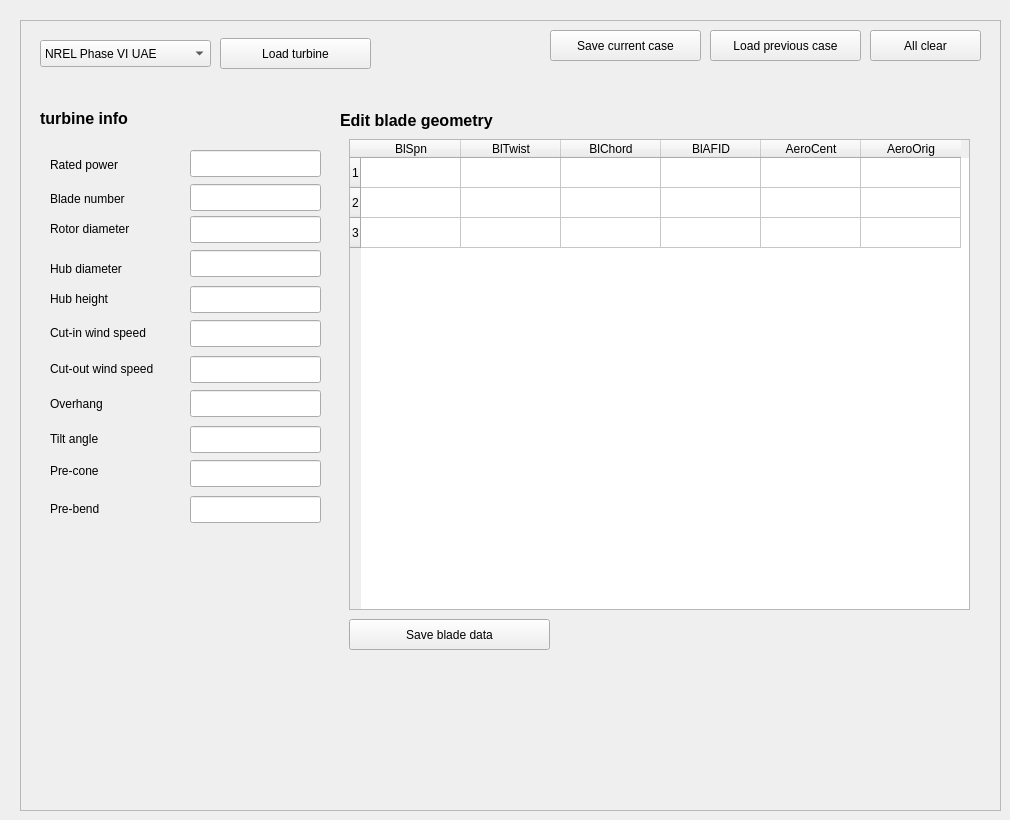
    <widget class="QWidget" name="tab_4">
     <attribute name="title">
      <string>Main options</string>
     </attribute>
     <widget class="QFrame" name="frame">
      <property name="geometry">
       <rect>
        <x>20</x>
        <y>20</y>
        <width>981</width>
        <height>791</height>
       </rect>
      </property>
      <property name="frameShape">
       <enum>QFrame::StyledPanel</enum>
      </property>
      <property name="frameShadow">
       <enum>QFrame::Raised</enum>
      </property>
      <widget class="QWidget" name="widget" native="true">
       <property name="geometry">
        <rect>
         <x>20</x>
         <y>110</y>
         <width>291</width>
         <height>421</height>
        </rect>
       </property>
       <widget class="QLabel" name="label_4">
        <property name="geometry">
         <rect>
          <x>10</x>
          <y>26</y>
          <width>121</width>
          <height>17</height>
         </rect>
        </property>
        <property name="text">
         <string>Rated power</string>
        </property>
       </widget>
       <widget class="QLineEdit" name="lineEdit_13">
        <property name="geometry">
         <rect>
          <x>150</x>
          <y>20</y>
          <width>131</width>
          <height>27</height>
         </rect>
        </property>
       </widget>
       <widget class="QLineEdit" name="lineEdit_14">
        <property name="geometry">
         <rect>
          <x>150</x>
          <y>54</y>
          <width>131</width>
          <height>27</height>
         </rect>
        </property>
       </widget>
       <widget class="QLabel" name="label_16">
        <property name="geometry">
         <rect>
          <x>10</x>
          <y>60</y>
          <width>121</width>
          <height>17</height>
         </rect>
        </property>
        <property name="text">
         <string>Blade number</string>
        </property>
       </widget>
       <widget class="QLineEdit" name="lineEdit_55">
        <property name="geometry">
         <rect>
          <x>150</x>
          <y>86</y>
          <width>131</width>
          <height>27</height>
         </rect>
        </property>
       </widget>
       <widget class="QLineEdit" name="lineEdit_56">
        <property name="geometry">
         <rect>
          <x>150</x>
          <y>120</y>
          <width>131</width>
          <height>27</height>
         </rect>
        </property>
       </widget>
       <widget class="QLineEdit" name="lineEdit_57">
        <property name="geometry">
         <rect>
          <x>150</x>
          <y>156</y>
          <width>131</width>
          <height>27</height>
         </rect>
        </property>
       </widget>
       <widget class="QLineEdit" name="lineEdit_58">
        <property name="geometry">
         <rect>
          <x>150</x>
          <y>190</y>
          <width>131</width>
          <height>27</height>
         </rect>
        </property>
       </widget>
       <widget class="QLineEdit" name="lineEdit_59">
        <property name="geometry">
         <rect>
          <x>150</x>
          <y>226</y>
          <width>131</width>
          <height>27</height>
         </rect>
        </property>
       </widget>
       <widget class="QLineEdit" name="lineEdit_60">
        <property name="geometry">
         <rect>
          <x>150</x>
          <y>260</y>
          <width>131</width>
          <height>27</height>
         </rect>
        </property>
       </widget>
       <widget class="QLineEdit" name="lineEdit_61">
        <property name="geometry">
         <rect>
          <x>150</x>
          <y>296</y>
          <width>131</width>
          <height>27</height>
         </rect>
        </property>
       </widget>
       <widget class="QLineEdit" name="lineEdit_62">
        <property name="geometry">
         <rect>
          <x>150</x>
          <y>330</y>
          <width>131</width>
          <height>27</height>
         </rect>
        </property>
       </widget>
       <widget class="QLabel" name="label_80">
        <property name="geometry">
         <rect>
          <x>10</x>
          <y>90</y>
          <width>121</width>
          <height>17</height>
         </rect>
        </property>
        <property name="text">
         <string>Rotor diameter</string>
        </property>
       </widget>
       <widget class="QLabel" name="label_81">
        <property name="geometry">
         <rect>
          <x>10</x>
          <y>130</y>
          <width>121</width>
          <height>17</height>
         </rect>
        </property>
        <property name="text">
         <string>Hub diameter</string>
        </property>
       </widget>
       <widget class="QLabel" name="label_82">
        <property name="geometry">
         <rect>
          <x>10</x>
          <y>160</y>
          <width>121</width>
          <height>17</height>
         </rect>
        </property>
        <property name="text">
         <string>Hub height</string>
        </property>
       </widget>
       <widget class="QLabel" name="label_83">
        <property name="geometry">
         <rect>
          <x>10</x>
          <y>194</y>
          <width>121</width>
          <height>17</height>
         </rect>
        </property>
        <property name="text">
         <string>Cut-in wind speed</string>
        </property>
       </widget>
       <widget class="QLabel" name="label_84">
        <property name="geometry">
         <rect>
          <x>10</x>
          <y>230</y>
          <width>131</width>
          <height>17</height>
         </rect>
        </property>
        <property name="text">
         <string>Cut-out wind speed</string>
        </property>
       </widget>
       <widget class="QLabel" name="label_85">
        <property name="geometry">
         <rect>
          <x>10</x>
          <y>265</y>
          <width>121</width>
          <height>17</height>
         </rect>
        </property>
        <property name="text">
         <string>Overhang</string>
        </property>
       </widget>
       <widget class="QLabel" name="label_86">
        <property name="geometry">
         <rect>
          <x>10</x>
          <y>300</y>
          <width>121</width>
          <height>17</height>
         </rect>
        </property>
        <property name="text">
         <string>Tilt angle</string>
        </property>
       </widget>
       <widget class="QLabel" name="label_87">
        <property name="geometry">
         <rect>
          <x>10</x>
          <y>332</y>
          <width>121</width>
          <height>17</height>
         </rect>
        </property>
        <property name="text">
         <string>Pre-cone</string>
        </property>
       </widget>
       <widget class="QLabel" name="label_88">
        <property name="geometry">
         <rect>
          <x>10</x>
          <y>370</y>
          <width>121</width>
          <height>17</height>
         </rect>
        </property>
        <property name="text">
         <string>Pre-bend</string>
        </property>
       </widget>
       <widget class="QLineEdit" name="lineEdit_63">
        <property name="geometry">
         <rect>
          <x>150</x>
          <y>366</y>
          <width>131</width>
          <height>27</height>
         </rect>
        </property>
       </widget>
      </widget>
      <widget class="QLabel" name="label_15">
       <property name="geometry">
        <rect>
         <x>20</x>
         <y>90</y>
         <width>101</width>
         <height>16</height>
        </rect>
       </property>
       <property name="font">
        <font>
         <pointsize>12</pointsize>
         <weight>75</weight>
         <bold>true</bold>
        </font>
       </property>
       <property name="text">
        <string>turbine info</string>
       </property>
      </widget>
      <widget class="QComboBox" name="comboBox_4">
       <property name="geometry">
        <rect>
         <x>20</x>
         <y>20</y>
         <width>171</width>
         <height>27</height>
        </rect>
       </property>
       <item>
        <property name="text">
         <string>NREL Phase VI UAE</string>
        </property>
       </item>
       <item>
        <property name="text">
         <string>NREL 5 MW</string>
        </property>
       </item>
       <item>
        <property name="text">
         <string>DTU 10 MW</string>
        </property>
       </item>
      </widget>
      <widget class="QWidget" name="widget_2" native="true">
       <property name="geometry">
        <rect>
         <x>10</x>
         <y>10</y>
         <width>351</width>
         <height>41</height>
        </rect>
       </property>
       <widget class="QPushButton" name="pushButton_36">
        <property name="geometry">
         <rect>
          <x>190</x>
          <y>8</y>
          <width>151</width>
          <height>31</height>
         </rect>
        </property>
        <property name="text">
         <string>Load turbine</string>
        </property>
       </widget>
      </widget>
      <widget class="QPushButton" name="pushButton_30">
       <property name="geometry">
        <rect>
         <x>850</x>
         <y>10</y>
         <width>111</width>
         <height>31</height>
        </rect>
       </property>
       <property name="text">
        <string>All clear</string>
       </property>
      </widget>
      <widget class="QPushButton" name="pushButton_31">
       <property name="geometry">
        <rect>
         <x>690</x>
         <y>10</y>
         <width>151</width>
         <height>31</height>
        </rect>
       </property>
       <property name="text">
        <string>Load previous case</string>
       </property>
      </widget>
      <widget class="QPushButton" name="pushButton_32">
       <property name="geometry">
        <rect>
         <x>530</x>
         <y>10</y>
         <width>151</width>
         <height>31</height>
        </rect>
       </property>
       <property name="text">
        <string>Save current case</string>
       </property>
      </widget>
      <widget class="QLabel" name="label_10">
       <property name="geometry">
        <rect>
         <x>320</x>
         <y>90</y>
         <width>161</width>
         <height>21</height>
        </rect>
       </property>
       <property name="font">
        <font>
         <pointsize>12</pointsize>
         <weight>75</weight>
         <bold>true</bold>
        </font>
       </property>
       <property name="text">
        <string>Edit blade geometry</string>
       </property>
      </widget>
      <widget class="QWidget" name="widget_3" native="true">
       <property name="geometry">
        <rect>
         <x>319</x>
         <y>109</y>
         <width>651</width>
         <height>671</height>
        </rect>
       </property>
       <widget class="QPushButton" name="pushButton_34">
        <property name="geometry">
         <rect>
          <x>10</x>
          <y>490</y>
          <width>201</width>
          <height>31</height>
         </rect>
        </property>
        <property name="text">
         <string>Save blade data</string>
        </property>
       </widget>
       <widget class="QTableWidget" name="tableWidget_3">
        <property name="geometry">
         <rect>
          <x>10</x>
          <y>10</y>
          <width>621</width>
          <height>471</height>
         </rect>
        </property>
        <row>
         <property name="text">
          <string>1</string>
         </property>
        </row>
        <row>
         <property name="text">
          <string>2</string>
         </property>
        </row>
        <row>
         <property name="text">
          <string>3</string>
         </property>
        </row>
        <column>
         <property name="text">
          <string>BlSpn</string>
         </property>
        </column>
        <column>
         <property name="text">
          <string>BlTwist</string>
         </property>
        </column>
        <column>
         <property name="text">
          <string>BlChord</string>
         </property>
        </column>
        <column>
         <property name="text">
          <string>BlAFID</string>
         </property>
        </column>
        <column>
         <property name="text">
          <string>AeroCent</string>
         </property>
        </column>
        <column>
         <property name="text">
          <string>AeroOrig</string>
         </property>
        </column>
       </widget>
      </widget>
      <zorder>widget_3</zorder>
      <zorder>widget_2</zorder>
      <zorder>widget</zorder>
      <zorder>label_15</zorder>
      <zorder>comboBox_4</zorder>
      <zorder>pushButton_30</zorder>
      <zorder>pushButton_31</zorder>
      <zorder>pushButton_32</zorder>
      <zorder>label_10</zorder>
     </widget>
    </widget>
